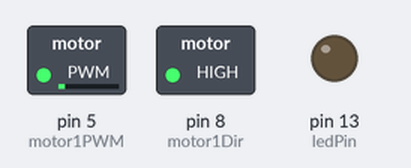
Simulated run of this sketch. Board: Arduino Uno, built for the host (arithmetic inside an expression is 32-bit, double 64-bit). On the bench: switched loads named in the sketch (green lamp = pin HIGH), output pins drawn as LEDs (lit = HIGH). What the sketch prints to the serial monitor is not drawn.

Above: at 0.15 s.
At 11.0 s:
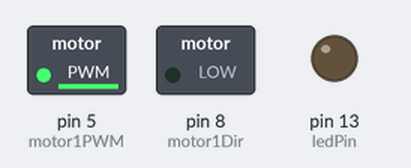
At 18.22 s:
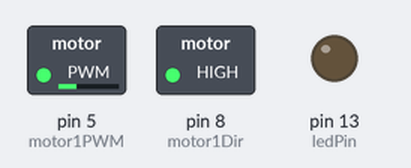
At 25.3 s:
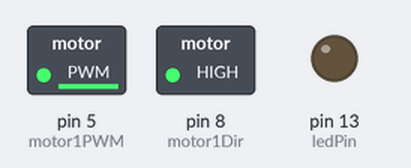
Timing chart, 0 to 26.8 s (numbered marks = the images above):
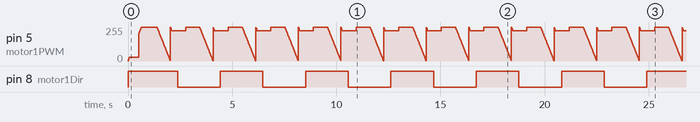

Measured:
- by itself, pin 8 (motor1Dir): repeats every 4.1 s: LOW 2.1 s, HIGH 2.0 s

The sketch:

motorCtrl.ino
```cpp
#define ledPin 13
#define motor1EncoderA A1
#define motor1EncoderB A0
#define motor1Dir 8
#define motor1PWM 5

#define resolution 13517

volatile long motor1Counter = 0;
volatile int motor1Pos = 0;
volatile int motor1Rot = 0;
volatile int motor1Pos_pre = 0;
volatile int motor1Rot_pre = 0;
volatile double motor1Vel = 0;

#define KP 80
#define KI 100
volatile double motor1Vcmd = 0;
volatile double PWM = 0;

void timer1Setup(){
  TCCR1A = 0;
  TCCR1B = 0;
  TCCR1B |= (1<<WGM12);  // CTC mode; Clear Timer on Compare
  TCCR1B |= (1<<CS10);  // Prescaler == 1
  TIMSK1 |= (1 << OCIE1A);  // enable CTC for TIMER1_COMPA_vect
  TCNT1=0;  // counter 歸零
  OCR1A = 13;
}

void timer2Setup(){
  TCCR2A = 0;
  TCCR2B = 0;
  TCCR2B |= (1<<WGM22);  // CTC mode; Clear Timer on Compare
  TCCR2B |= (1<<CS22);  // Prescaler = 256
  TIMSK2 |= (1 << OCIE2A);  // enable CTC for TIMER1_COMPA_vect
  TCNT2=0;  // counter 歸零
  OCR2A = 62;
}

void setup() {
  Serial.begin(115200);
  pinMode(ledPin, OUTPUT);
  pinMode(motor1EncoderA, INPUT);
  pinMode(motor1EncoderB, INPUT);
  pinMode(motor1Dir, OUTPUT);
  pinMode(motor1PWM, OUTPUT);

  cli();  // 禁止中斷
  timer1Setup();  // 130 kHz
  timer2Setup();  // 1 kHz
  sei();  // 允許中斷
}
void driveMotor1(int speed){
  if(speed > 0){
    digitalWrite(motor1Dir, HIGH);
    analogWrite(motor1PWM, speed);
  }
  else{
    digitalWrite(motor1Dir, LOW);
    analogWrite(motor1PWM, -speed);
  }
}
double dx = 0.05;
double x = 0;

void loop() {
  if(x>5 || x<-5) dx *= -1;
    x += dx;

  motor1Vcmd = x;
  /*
  Serial.print(x);
  Serial.print(", ");

  Serial.print("POS= ");
  Serial.print(motor1Pos);
  Serial.print(", ");
  Serial.print(motor1Rot);
  Serial.print(", Vel=");
  Serial.print(motor1Vel);
  Serial.print(", PWM=");
  Serial.println(PWM);*/
  Serial.print(motor1Vel);
  Serial.print(",");
  Serial.print(PWM/32);
  Serial.print(",");
  Serial.println(x);
  delay(10);
}

ISR(TIMER1_COMPA_vect)
{
  static bool A_pre = false;
  static bool B_pre = false;
  static bool A = false;
  static bool B = false;
  /*
  bool A = digitalRead(motor1EncoderA);
  bool B = digitalRead(motor1EncoderB);
  */
  A = PINC & B00000010;
  B = PINC & B00000001;
  if(!A && !B){
    if(A_pre && !B_pre)       motor1Counter++;
    else if(!A_pre && B_pre)  motor1Counter--;
  }
  else if(!A && B){
    if(!A_pre && !B_pre)      motor1Counter++;
    else if(A_pre && B_pre)   motor1Counter--;
  }
  else if(A && B){
    if(!A_pre && B_pre)       motor1Counter++;
    else if(A_pre && !B_pre)  motor1Counter--;
  }
  else if(A && !B){
    if(A_pre && B_pre)        motor1Counter++;
    else if(!A_pre && !B_pre) motor1Counter--;
  }
  A_pre = A;
  B_pre = B;
}

ISR(TIMER2_COMPA_vect){
  static double err = 0;
  static double G = 0;
  static double In = 0;
  while(motor1Counter > resolution){
    motor1Counter -= resolution;
    motor1Rot++;
  }
  while(motor1Counter < -resolution){
    motor1Counter += resolution;
    motor1Rot--;
  }
  motor1Pos = motor1Counter;

  int delPos = motor1Pos - motor1Pos_pre;
  int delRot = motor1Rot - motor1Rot_pre;
  motor1Vel = 1000.0 * delPos / resolution + 1000.0 * delRot;
  motor1Pos_pre = motor1Pos;
  motor1Rot_pre = motor1Rot;

  err = motor1Vcmd - motor1Vel;
  G = err * KP;
  In = In + 0.001 * err * KI;

  G =  (G>255  ? 255 : (G< -255 ? -255 : G));
  In = (In>255 ? 255 : (In<-255 ? -255 : In));
  PWM = G + In;
  driveMotor1(PWM);
}
```
